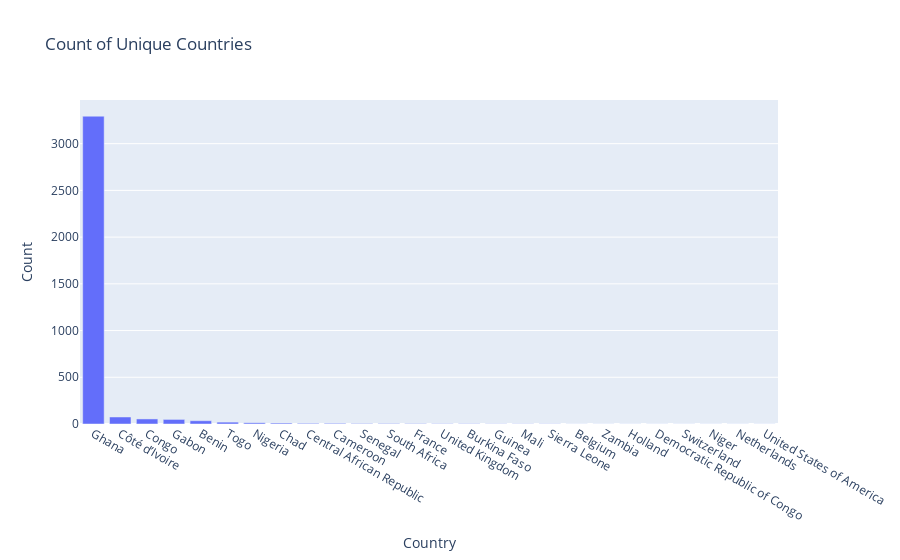

Notebook cell for this chart:
### Code cell
# Get unique countries and their count
unique_countries = ses23['Country'].value_counts().reset_index()
unique_countries.columns = ['Country', 'Count']

# Plotting
fig = px.bar(unique_countries, x='Country', y='Count', title='Count of Unique Countries')
fig.show()

### Figure 1 — Plotly figure (JSON) as saved in the notebook; plotly's stock layout.template omitted (floating-point values rounded to 4 significant figures)
{"data": [{"alignmentgroup": "True", "hovertemplate": "Country=%{x}<br>Count=%{y}<extra></extra>", "legendgroup": "", "marker": {"color": "#636efa", "pattern": {"shape": ""}}, "name": "", "offsetgroup": "", "orientation": "v", "showlegend": false, "textposition": "auto", "type": "bar", "x": ["Ghana", "Côté d’Ivoire", "Congo", "Gabon", "Benin", "Togo", "Nigeria", "Chad", "Central African Republic", "Cameroon", "Senegal", "South Africa", "France", "United Kingdom", "Burkina Faso", "Guinea", "Mali", "Sierra Leone", "Belgium", "Zambia", "Holland", "Democratic Republic of Congo", "Switzerland", "Niger", "Netherlands", "United States of America"], "xaxis": "x", "y": [3294, 75, 54, 49, 35, 20, 13, 10, 7, 7, 5, 5, 4, 3, 3, 2, 2, 2, 1, 1, 1, 1, 1, 1, 1, 1], "yaxis": "y"}], "layout": {"barmode": "relative", "legend": {"tracegroupgap": 0}, "title": {"text": "Count of Unique Countries"}, "xaxis": {"anchor": "y", "domain": [0, 1], "title": {"text": "Country"}}, "yaxis": {"anchor": "x", "domain": [0, 1], "title": {"text": "Count"}}}}
